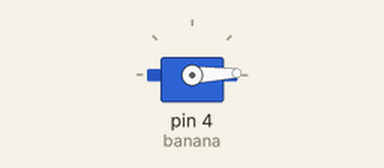
Simulated run of this sketch. Board: Arduino Uno, built with avr-gcc and run on an emulated ATmega328P. Parts: servo.

Above: at 0.55 s.
At 2.4 s:
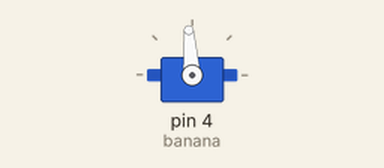
At 4.25 s:
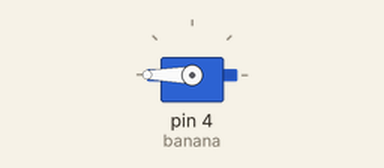
At 7.95 s:
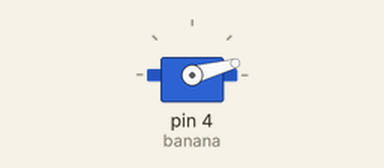
Timing chart, 0 to 11.2 s (numbered marks = the images above):
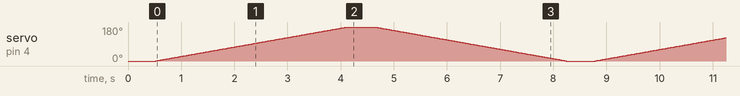

The sketch:

sketch_aug05a.ino
```cpp
#include <Servo.h>

Servo banana;

void setup() {
  banana.attach(4);
  banana.write(0);
  delay(500);
}

void loop() {

  for(int i = 0; i <= 180; i++){
    banana.write(i);
    delay(20);
  }
  delay(500);
  for(int i = 180; i >= 0; i--){
    banana.write(i);
    delay(20);
  }
  delay(500);
}
```
